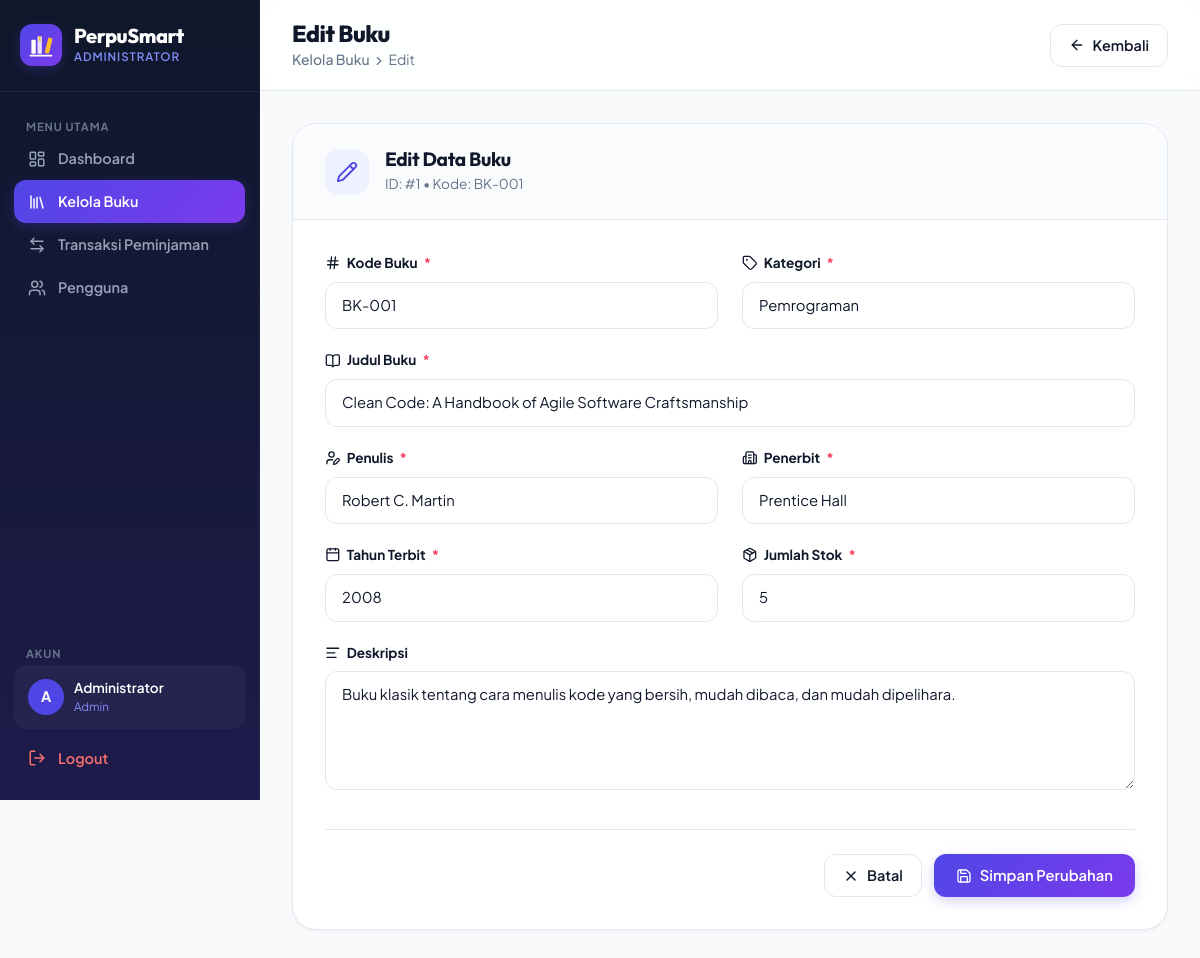
The app's page /index.php?page=admin/buku/edit&id=1 (signed in) with its own data.
### tables this page shows
CREATE TABLE IF NOT EXISTS buku (
    id           INT UNSIGNED NOT NULL AUTO_INCREMENT,
    kode_buku    VARCHAR(20)  NOT NULL UNIQUE,
    judul        VARCHAR(255) NOT NULL,
    penulis      VARCHAR(150) NOT NULL,
    penerbit     VARCHAR(150) NOT NULL,
    tahun_terbit YEAR         NOT NULL,
    kategori     VARCHAR(100) NOT NULL,
    stok         INT UNSIGNED NOT NULL DEFAULT 0,
    deskripsi    TEXT,
    cover_url    VARCHAR(500) DEFAULT NULL,
    created_at   TIMESTAMP    NOT NULL DEFAULT CURRENT_TIMESTAMP,
    updated_at   TIMESTAMP    NOT NULL DEFAULT CURRENT_TIMESTAMP ON UPDATE CURRENT_TIMESTAMP,
    PRIMARY KEY (id),
    INDEX idx_judul    (judul),
    INDEX idx_penulis  (penulis),
    INDEX idx_kategori (kategori),
    INDEX idx_kode     (kode_buku)
);

### controllers/BukuController.php (called while the page is built, shortened)
<?php
class BukuController {
    private Buku $bukuModel;
    public function __construct() {
        $this->bukuModel = new Buku();
    }
    public function edit(): void {
        $id   = (int)($_GET['id'] ?? 0);
        $buku = $this->bukuModel->findById($id);
        $formData  = $_SESSION['form_data'] ?? [];
        require_once BASE_PATH . '/views/admin/buku/edit.php';
    }
}

### config/database.php (called while the page is built, shortened)
<?php
class Database {
    private static ?PDO $instance = null;
    public static function getInstance(): PDO {
        if (self::$instance === null) {
            $dsn = sprintf(
                'mysql:host=%s;port=%s;dbname=%s;charset=utf8mb4',
                DB_HOST, DB_PORT, DB_NAME
            );
            $options = [
                PDO::ATTR_ERRMODE            => PDO::ERRMODE_EXCEPTION,
                PDO::ATTR_DEFAULT_FETCH_MODE => PDO::FETCH_ASSOC,
                PDO::ATTR_EMULATE_PREPARES   => false,
                PDO::MYSQL_ATTR_INIT_COMMAND => "SET NAMES utf8mb4 COLLATE utf8mb4_unicode_ci",
            ];
            try {
                self::$instance = new PDO($dsn, DB_USER, DB_PASS, $options);
            } catch (PDOException $e) {
                http_response_code(500);
                die('<div style="font-family:sans-serif;padding:2rem;color:#c0392b;">
                    <h2>⚠ Koneksi Database Gagal</h2>
                    <p>' . htmlspecialchars($e->getMessage()) . '</p>
                    <p>Pastikan MySQL sudah berjalan dan konfigurasi di <code>config/config.php</code> sudah benar.</p>
                </div>');
            }
        }
        return self::$instance;
    }
}

### models/Buku.php (called while the page is built, shortened)
<?php
class Buku {
    private PDO $db;
    public function __construct() {
        $this->db = Database::getInstance();
    }
    public function findById(int $id): array|false {
        $stmt = $this->db->prepare('SELECT * FROM buku WHERE id = :id LIMIT 1');
        $stmt->execute([':id' => $id]);
        return $stmt->fetch();
    }
}

### config/config.php (called while the page is built, shortened)
<?php
function e(string $str): string {
    return htmlspecialchars($str, ENT_QUOTES | ENT_SUBSTITUTE, 'UTF-8');
}

### views/admin/buku/edit.php (the view, shortened to what this page needs)
<?php require_once BASE_PATH . '/views/layouts/header.php'; ?>
<div class="ps-admin-layout">
    <?php require_once BASE_PATH . '/views/layouts/sidebar_admin.php'; ?>
    <main class="ps-admin-main">
        <header class="ps-topbar">
            <div class="ps-topbar-left">
                <div>
                    <h1 class="ps-page-title">Edit Buku</h1>
                    <p class="ps-page-subtitle">
                        <a href="<?= BASE_URL ?>/index.php?page=admin/buku" class="ps-breadcrumb-link">Kelola Buku</a>
                        <i data-lucide="chevron-right" style="width:14px;height:14px"></i> Edit
                    </p>
                </div>
            </div>
            <a href="<?= BASE_URL ?>/index.php?page=admin/buku" class="ps-btn-ghost">
                <i data-lucide="arrow-left"></i> Kembali
            </a>
        </header>
        <div class="ps-admin-content">
            <div class="ps-form-card">
                <div class="ps-form-card-header">
                    <div class="ps-form-card-icon">
                        <i data-lucide="pencil"></i>
                    </div>
                    <div>
                        <h3>Edit Data Buku</h3>
                        <p>ID: #<?= $buku['id'] ?> &bull; Kode: <?= e($buku['kode_buku']) ?></p>
                    </div>
                </div>
                <form action="<?= BASE_URL ?>/index.php?page=admin/buku/edit" method="POST" class="ps-form" novalidate>
                    <?php
                    $fd = !empty($formData) ? $formData : $buku;
                    ?>
                    <div class="ps-form-grid-2">
                        <div class="ps-field-group">
                            <label for="kode_buku" class="ps-field-label">
                                <i data-lucide="hash"></i> Kode Buku <span class="required">*</span>
                            </label>
                            <input type="text" id="kode_buku" name="kode_buku" class="ps-field-input"
                                   required maxlength="20" style="text-transform:uppercase"
                                   value="<?= e($fd['kode_buku']) ?>">
                        </div>
                        <div class="ps-field-group">
                            <label for="kategori" class="ps-field-label">
                                <i data-lucide="tag"></i> Kategori <span class="required">*</span>
                            </label>
                            <input type="text" id="kategori" name="kategori" class="ps-field-input"
                                   list="kategoriSuggest" required maxlength="100"
                                   value="<?= e($fd['kategori']) ?>">
                        </div>
                    </div>
                    <div class="ps-field-group">
                        <label for="judul" class="ps-field-label">
                            <i data-lucide="book-open"></i> Judul Buku <span class="required">*</span>
                        </label>
                        <input type="text" id="judul" name="judul" class="ps-field-input"
                               required maxlength="255" value="<?= e($fd['judul']) ?>">
                    </div>
                    <div class="ps-form-grid-2">
                        <div class="ps-field-group">
                            <label for="penulis" class="ps-field-label">
                                <i data-lucide="user-pen"></i> Penulis <span class="required">*</span>
                            </label>
                            <input type="text" id="penulis" name="penulis" class="ps-field-input"
                                   required maxlength="150" value="<?= e($fd['penulis']) ?>">
                        </div>
                        <div class="ps-field-group">
                            <label for="penerbit" class="ps-field-label">
                                <i data-lucide="building-2"></i> Penerbit <span class="required">*</span>
                            </label>
                            <input type="text" id="penerbit" name="penerbit" class="ps-field-input"
                                   required maxlength="150" value="<?= e($fd['penerbit']) ?>">
                        </div>
                    </div>
                    <div class="ps-form-grid-2">
                        <div class="ps-field-group">
                            <label for="tahun_terbit" class="ps-field-label">
                                <i data-lucide="calendar"></i> Tahun Terbit <span class="required">*</span>
                            </label>
                            <input type="number" id="tahun_terbit" name="tahun_terbit" class="ps-field-input"
                                   min="1900" max="<?= date('Y') + 1 ?>" required
                                   value="<?= e($fd['tahun_terbit']) ?>">
                        </div>
                        <div class="ps-field-group">
                            <label for="stok" class="ps-field-label">
                                <i data-lucide="package"></i> Jumlah Stok <span class="required">*</span>
                            </label>
                            <input type="number" id="stok" name="stok" class="ps-field-input"
                                   min="0" required value="<?= e($fd['stok']) ?>">
                        </div>
                    </div>
                    <div class="ps-field-group">
                        <label for="deskripsi" class="ps-field-label">
                            <i data-lucide="align-left"></i> Deskripsi
                        </label>
                        <textarea id="deskripsi" name="deskripsi" class="ps-field-input ps-textarea"
                                  rows="4"><?= e($fd['deskripsi'] ?? '') ?></textarea>
                    </div>
                    <div class="ps-form-actions">
                        <a href="<?= BASE_URL ?>/index.php?page=admin/buku" class="ps-btn-ghost">
                            <i data-lucide="x"></i>
                            <span>Batal</span>
                        </a>
                        <button type="submit" class="ps-btn-primary">
                            <i data-lucide="save"></i>
                            <span>Simpan Perubahan</span>
                        </button>
                    </div>
                </form>
            </div>
        </div>
    </main>
</div>
<?php require_once BASE_PATH . '/views/layouts/footer.php'; ?>

### records on screen
buku: id "1", kode_buku "BK-001", kategori "Pemrograman", judul "Clean Code: A Handbook of Agile Software Craftsmanship", penulis "Robert C. Martin", penerbit "Prentice Hall", tahun_terbit "2008", stok "5", deskripsi "Buku klasik tentang cara menulis kode yang bersih, mudah dibaca, dan mudah dipelihara."

### other values on screen
substr($user['nama'], 0, 1) "A"
$user['nama'] "Administrator"
